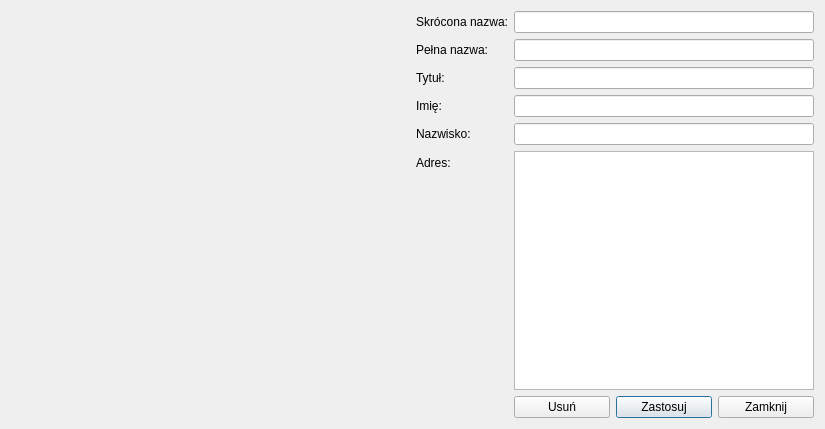
<?xml version="1.0" encoding="UTF-8"?>
<ui version="4.0">
 <class>cEdycjaKlienta</class>
 <widget class="QDialog" name="cEdycjaKlienta">
  <property name="geometry">
   <rect>
    <x>0</x>
    <y>0</y>
    <width>825</width>
    <height>429</height>
   </rect>
  </property>
  <property name="windowTitle">
   <string>Dialog</string>
  </property>
  <layout class="QHBoxLayout" name="horizontalLayout_2">
   <item>
    <widget class="SzukajKlienta" name="widget" native="true">
     <property name="sizePolicy">
      <sizepolicy hsizetype="Expanding" vsizetype="Expanding">
       <horstretch>0</horstretch>
       <verstretch>0</verstretch>
      </sizepolicy>
     </property>
    </widget>
   </item>
   <item>
    <layout class="QFormLayout" name="formLayout">
     <property name="fieldGrowthPolicy">
      <enum>QFormLayout::AllNonFixedFieldsGrow</enum>
     </property>
     <item row="2" column="0">
      <widget class="QLabel" name="label_4">
       <property name="text">
        <string>Skrócona nazwa:</string>
       </property>
      </widget>
     </item>
     <item row="2" column="1">
      <widget class="QLineEdit" name="skrocona"/>
     </item>
     <item row="3" column="0">
      <widget class="QLabel" name="label_3">
       <property name="text">
        <string>Pełna nazwa:</string>
       </property>
      </widget>
     </item>
     <item row="3" column="1">
      <widget class="QLineEdit" name="pelna"/>
     </item>
     <item row="4" column="0">
      <widget class="QLabel" name="label_5">
       <property name="text">
        <string>Tytuł:</string>
       </property>
      </widget>
     </item>
     <item row="4" column="1">
      <widget class="QLineEdit" name="tytul"/>
     </item>
     <item row="5" column="0">
      <widget class="QLabel" name="label_6">
       <property name="text">
        <string>Imię:</string>
       </property>
      </widget>
     </item>
     <item row="5" column="1">
      <widget class="QLineEdit" name="imie"/>
     </item>
     <item row="6" column="0">
      <widget class="QLabel" name="label_2">
       <property name="text">
        <string>Nazwisko:</string>
       </property>
      </widget>
     </item>
     <item row="6" column="1">
      <widget class="QLineEdit" name="nazwisko">
       <property name="text">
        <string/>
       </property>
      </widget>
     </item>
     <item row="7" column="0">
      <widget class="QLabel" name="label_7">
       <property name="text">
        <string>Adres:</string>
       </property>
      </widget>
     </item>
     <item row="7" column="1">
      <widget class="QPlainTextEdit" name="adres"/>
     </item>
     <item row="8" column="1">
      <layout class="QHBoxLayout" name="horizontalLayout">
       <item>
        <widget class="QPushButton" name="del">
         <property name="text">
          <string>Usuń</string>
         </property>
         <property name="autoDefault">
          <bool>false</bool>
         </property>
        </widget>
       </item>
       <item>
        <widget class="QPushButton" name="apply">
         <property name="text">
          <string>Zastosuj</string>
         </property>
        </widget>
       </item>
       <item>
        <widget class="QPushButton" name="close">
         <property name="text">
          <string>Zamknij</string>
         </property>
        </widget>
       </item>
      </layout>
     </item>
    </layout>
   </item>
  </layout>
 </widget>
 <customwidgets>
  <customwidget>
   <class>SzukajKlienta</class>
   <extends>QWidget</extends>
   <header>SzukajKlienta.h</header>
   <container>1</container>
  </customwidget>
 </customwidgets>
 <resources/>
 <connections/>
</ui>
